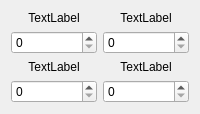
          <widget class="QWidget" name="tab_7">
           <attribute name="title">
            <string>Input Variable</string>
           </attribute>
           <layout class="QGridLayout" name="gridLayout_3">
            <item row="0" column="1">
             <widget class="QLabel" name="label_9">
              <property name="text">
               <string>TextLabel</string>
              </property>
              <property name="alignment">
               <set>Qt::AlignCenter</set>
              </property>
             </widget>
            </item>
            <item row="3" column="2">
             <widget class="QSpinBox" name="spinBox_2">
              <property name="sizePolicy">
               <sizepolicy hsizetype="Preferred" vsizetype="Preferred">
                <horstretch>0</horstretch>
                <verstretch>0</verstretch>
               </sizepolicy>
              </property>
             </widget>
            </item>
            <item row="7" column="2">
             <widget class="QSpinBox" name="spinBox_4">
              <property name="sizePolicy">
               <sizepolicy hsizetype="Preferred" vsizetype="Preferred">
                <horstretch>0</horstretch>
                <verstretch>0</verstretch>
               </sizepolicy>
              </property>
             </widget>
            </item>
            <item row="3" column="1">
             <widget class="QSpinBox" name="spinBox">
              <property name="sizePolicy">
               <sizepolicy hsizetype="Preferred" vsizetype="Preferred">
                <horstretch>0</horstretch>
                <verstretch>0</verstretch>
               </sizepolicy>
              </property>
             </widget>
            </item>
            <item row="7" column="1">
             <widget class="QSpinBox" name="spinBox_3">
              <property name="sizePolicy">
               <sizepolicy hsizetype="Preferred" vsizetype="Preferred">
                <horstretch>0</horstretch>
                <verstretch>0</verstretch>
               </sizepolicy>
              </property>
             </widget>
            </item>
            <item row="0" column="2">
             <widget class="QLabel" name="label_10">
              <property name="text">
               <string>TextLabel</string>
              </property>
              <property name="alignment">
               <set>Qt::AlignCenter</set>
              </property>
             </widget>
            </item>
            <item row="6" column="1">
             <widget class="QLabel" name="label_11">
              <property name="text">
               <string>TextLabel</string>
              </property>
              <property name="alignment">
               <set>Qt::AlignCenter</set>
              </property>
             </widget>
            </item>
            <item row="6" column="2">
             <widget class="QLabel" name="label_12">
              <property name="text">
               <string>TextLabel</string>
              </property>
              <property name="alignment">
               <set>Qt::AlignCenter</set>
              </property>
             </widget>
            </item>
           </layout>
          </widget>
